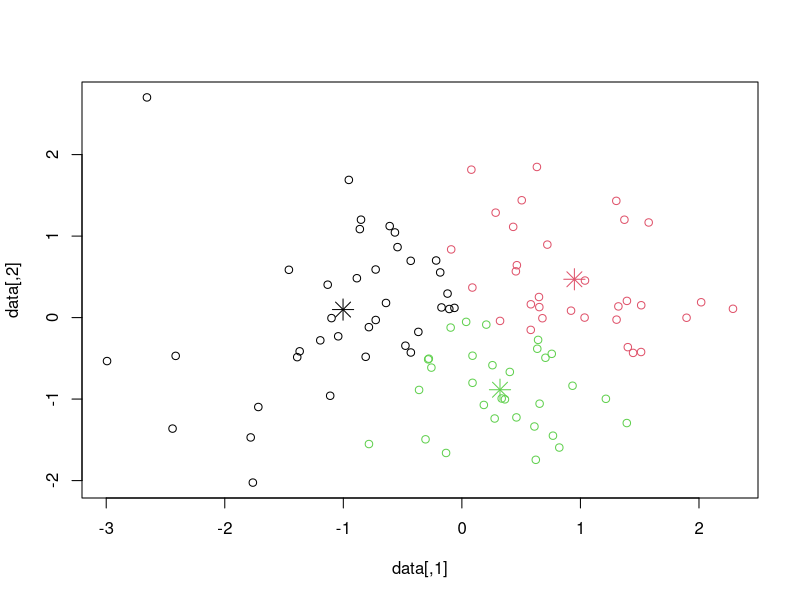

This figure's R source:
# Sample data
set.seed(42)
data <- matrix(rnorm(200), ncol=2)

# Kmeans with 3 clusters
result <- kmeans(data, 3)

# Plot
plot(data, col=result$cluster)
points(result$centers, col=1:3, pch=8, cex=2)
